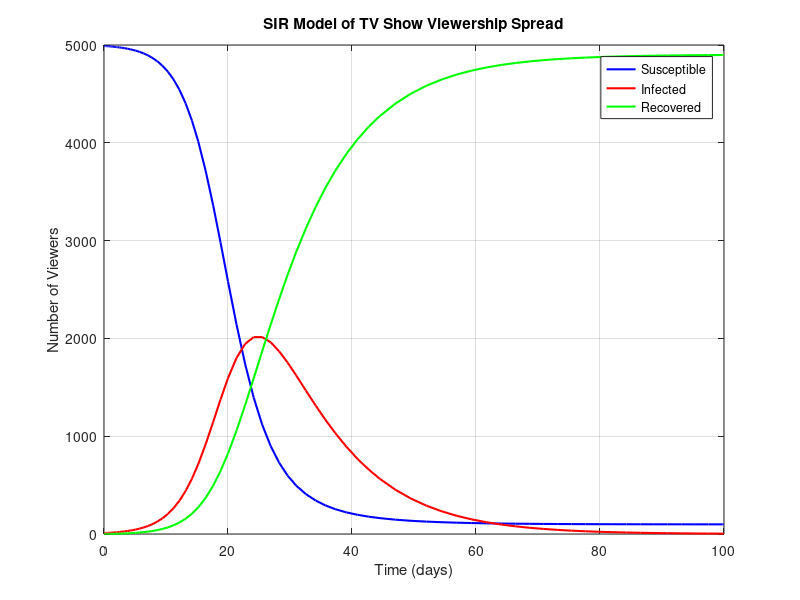

This chart was generated by the following MATLAB code:
% Description:
%   Models how a TV show's popularity spreads through word-of-mouth
%   using the SIR epidemiological framework.

% Parameters
a = 0.4;        % Contact rate (per person per day)
b = 0.1;        % Recovery rate (per day)
N = 5000;       % Total potential viewers

% Initial conditions: [Susceptible; Infected; Recovered]
S0 = 4990;      % People who haven't watched
I0 = 10;        % Currently watching and recommending
R0 = 0;         % Finished watching, no longer promoting

% Define SIR model differential equations
dXdt = @(t,X) [
    -a * X(1) * X(2) / N;            % dS/dt
     a * X(1) * X(2) / N - b*X(2);   % dI/dt
     b * X(2)                        % dR/dt
];

% Solve the system over 100 days
[t, X] = ode45(dXdt, [0 100], [S0; I0; R0]);

% Plotting
figure;
plot(t, X(:,1), 'b', 'LineWidth', 1.5); hold on;  % Susceptible
plot(t, X(:,2), 'r', 'LineWidth', 1.5);           % Infected
plot(t, X(:,3), 'g', 'LineWidth', 1.5);           % Recovered

xlabel('Time (days)');
ylabel('Number of Viewers');
legend('Susceptible', 'Infected', 'Recovered');
title('SIR Model of TV Show Viewership Spread');
grid on;
